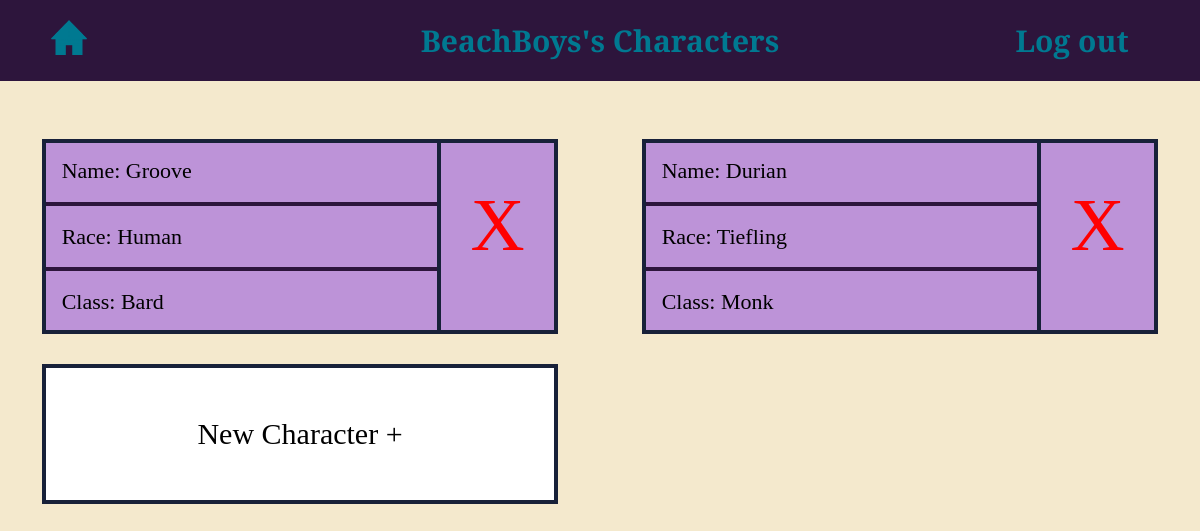
Page /user (signed in) on the committed database.
### tables this page shows
CREATE TABLE "User" (User_Id INTEGER PRIMARY KEY AUTOINCREMENT, Username TEXT, Hash TEXT, Salt TEXT);

CREATE TABLE "Character" (Character_Id INTEGER PRIMARY KEY AUTOINCREMENT, Name TEXT, Race INT REFERENCES Race (Race_Id), Class INT REFERENCES Class (Class_Id), Level Type, Background INT REFERENCES Background (Background_Id), HP INT, AC INT, Stats Text, Proficiencies TEXT, Speed INT, Notes TEXT, Current_HP INT, `Subclass` INTEGER REFERENCES `Subclass`(`Subclass_Id`), "User_Id" INTEGER REFERENCES "User"(`User_Id`), FOREIGN KEY (Class) REFERENCES Class (Class_Id), FOREIGN KEY (Background) REFERENCES Background (Background_Id));

CREATE TABLE "Race" (Race_Id INTEGER PRIMARY KEY AUTOINCREMENT, Name TEXT, Speed TEXT, ASI TEXT, Languages TEXT, Proficiencies TEXT);

CREATE TABLE Class (Class_Id INTEGER PRIMARY KEY AUTOINCREMENT, Name TEXT, HpDie TEXT, Proficiencies TEXT);

### routes.py (the view)
@app.route('/user')
def userPage():
    if 'user_id' not in session:
        return redirect('/login')
    conn = sqlite3.connect(db)
    cur = conn.cursor()
    cur.execute('SELECT Username FROM User WHERE User_Id = ?',
                (session['user_id'],))
    username = cur.fetchone()[0]
    cur.execute('''SELECT Character.Character_Id,Character.Name,Race.Name,
                Class.Name FROM Character JOIN Class ON
                 Character.Class = Class.Class_Id JOIN Race ON
                 Character.Race = Race.Race_Id WHERE User_Id = ?''',
                (session['user_id'],))
    resetSession()
    return render_template('UserPage.html', characters=cur.fetchall(),
                           username=username)

### routes.py (called while the page is built)
def resetSession():
    if 'user_id' in session:
        placeholder = session['user_id']
    else:
        placeholder = None
    session.clear()
    collect()
    if placeholder is not None:
        session['user_id'] = placeholder

### templates/UserPage.html (shortened to what this page needs)
<!DOCTYPE html>
<html>
    <head>
        <link rel = 'stylesheet', href = '../static/styles.css'>
    </head>
    <body>
        <div class = "main_create">
            <div class="formScrollHeader">
                <div class="headerText">
                    <a href="{{ url_for('home')}}"><img style = "width: 30%; margin-top: 10px;" src = "../static/Home.png" class = "menu_button"></a>
                </div>
                <div class="headerText">
                    {{username}}'s Characters
                </div>
                <a href="{{ url_for('logout')}}" class="headerText">
                        Log out
                </a>
            </div>
            <div class = "character_grid">
                {% for i in range(characters|length) %}
                <div class = "character_container" id={{characters[i][0]}}>
                    <a href="{{ url_for('character_main', id=characters[i][0])}}" style="color: black; text-decoration: none;" class="character_preview_list">
                        <div>
                            <div class = "character_text">
                                Name: {{characters[i][1]}}
                            </div>
                            <hr class = "character_divider">
                        </div>
                        <div>
                            <div class = "character_text">
                                Race: {{characters[i][2]}}
                            </div>
                            <hr class = "character_divider">
                        </div>
                        <div>
                            <div class = "character_text">
                                Class: {{characters[i][3]}}
                            </div>
                        </div>
                    </a>
                    <div class="character_cross" onclick="displayDialog({{characters[i][0]}})">
                        X
                    </div>
                </div>
                {% endfor %}
                {% if characters|length <= 20 %}
                    <a href="{{ url_for('create')}}"
                    style="color: black; text-decoration: none; background-color:white; display: block; padding-top:6.5%; padding-bottom: 6.5%"
                    class="character_container"
                    >
                        <div>New Character +</div>
                    </a>
                {% endif %}
            </div>
        </div>
    </body>
</html>

### static/styles.css (style rules this page uses)
.menu_button { width: 100%; }
body { margin: 0px; height: 70vw; }
.main_create { text-align: center; font-size: 30px; line-height: 1.8; background-color: #f4e9cd; font-family: "Bree Serif", serif; padding-bottom: 5px; min-height: 100%; display: block; width: auto; }
.formScrollHeader { text-align: center; align-items: center; background-color: #2d153c; width: auto; font-size: 30px; color: #007991; margin-top: 0px; padding: 10px; margin-block-end: 40px; display: grid; grid-template-columns: 1fr 1fr 6fr 2fr; }
.character_grid { display: grid; grid-template-columns: auto auto; }
.character_container { display: grid; grid-template-columns: 3.5fr 1fr; background-color: #bd93d8; margin: 7%; margin-bottom: 2%; margin-top: 3%; border: #182139 4px solid; overflow: hidden; }
.character_text { padding-left: 4%; }
.character_divider { border: 2px solid #2d153c }
.character_preview_list { display: grid; padding-top: 2%; padding-bottom: 2%; grid-template-rows: auto auto auto; text-align: left; font-size: 22px; border-right: #182139 4px solid; }
.character_cross { color: red; text-align: center; font-size: 250%; padding-top: 12%; padding-bottom: 6%; }
.headerText { font-weight: bold; color: #007991; text-decoration: none; }
.headerText a,a:visited { text-decoration: none; font-weight: bold; color: #007991; position:relative; margin-top: 10px; }

### rows in the picture
User: Username "BeachBoys"
Character: Name "Groove"
Race: Name "Human"
Class: Name "Bard"
Character: Name "Durian"
Race: Name "Tiefling"
Class: Name "Monk"
